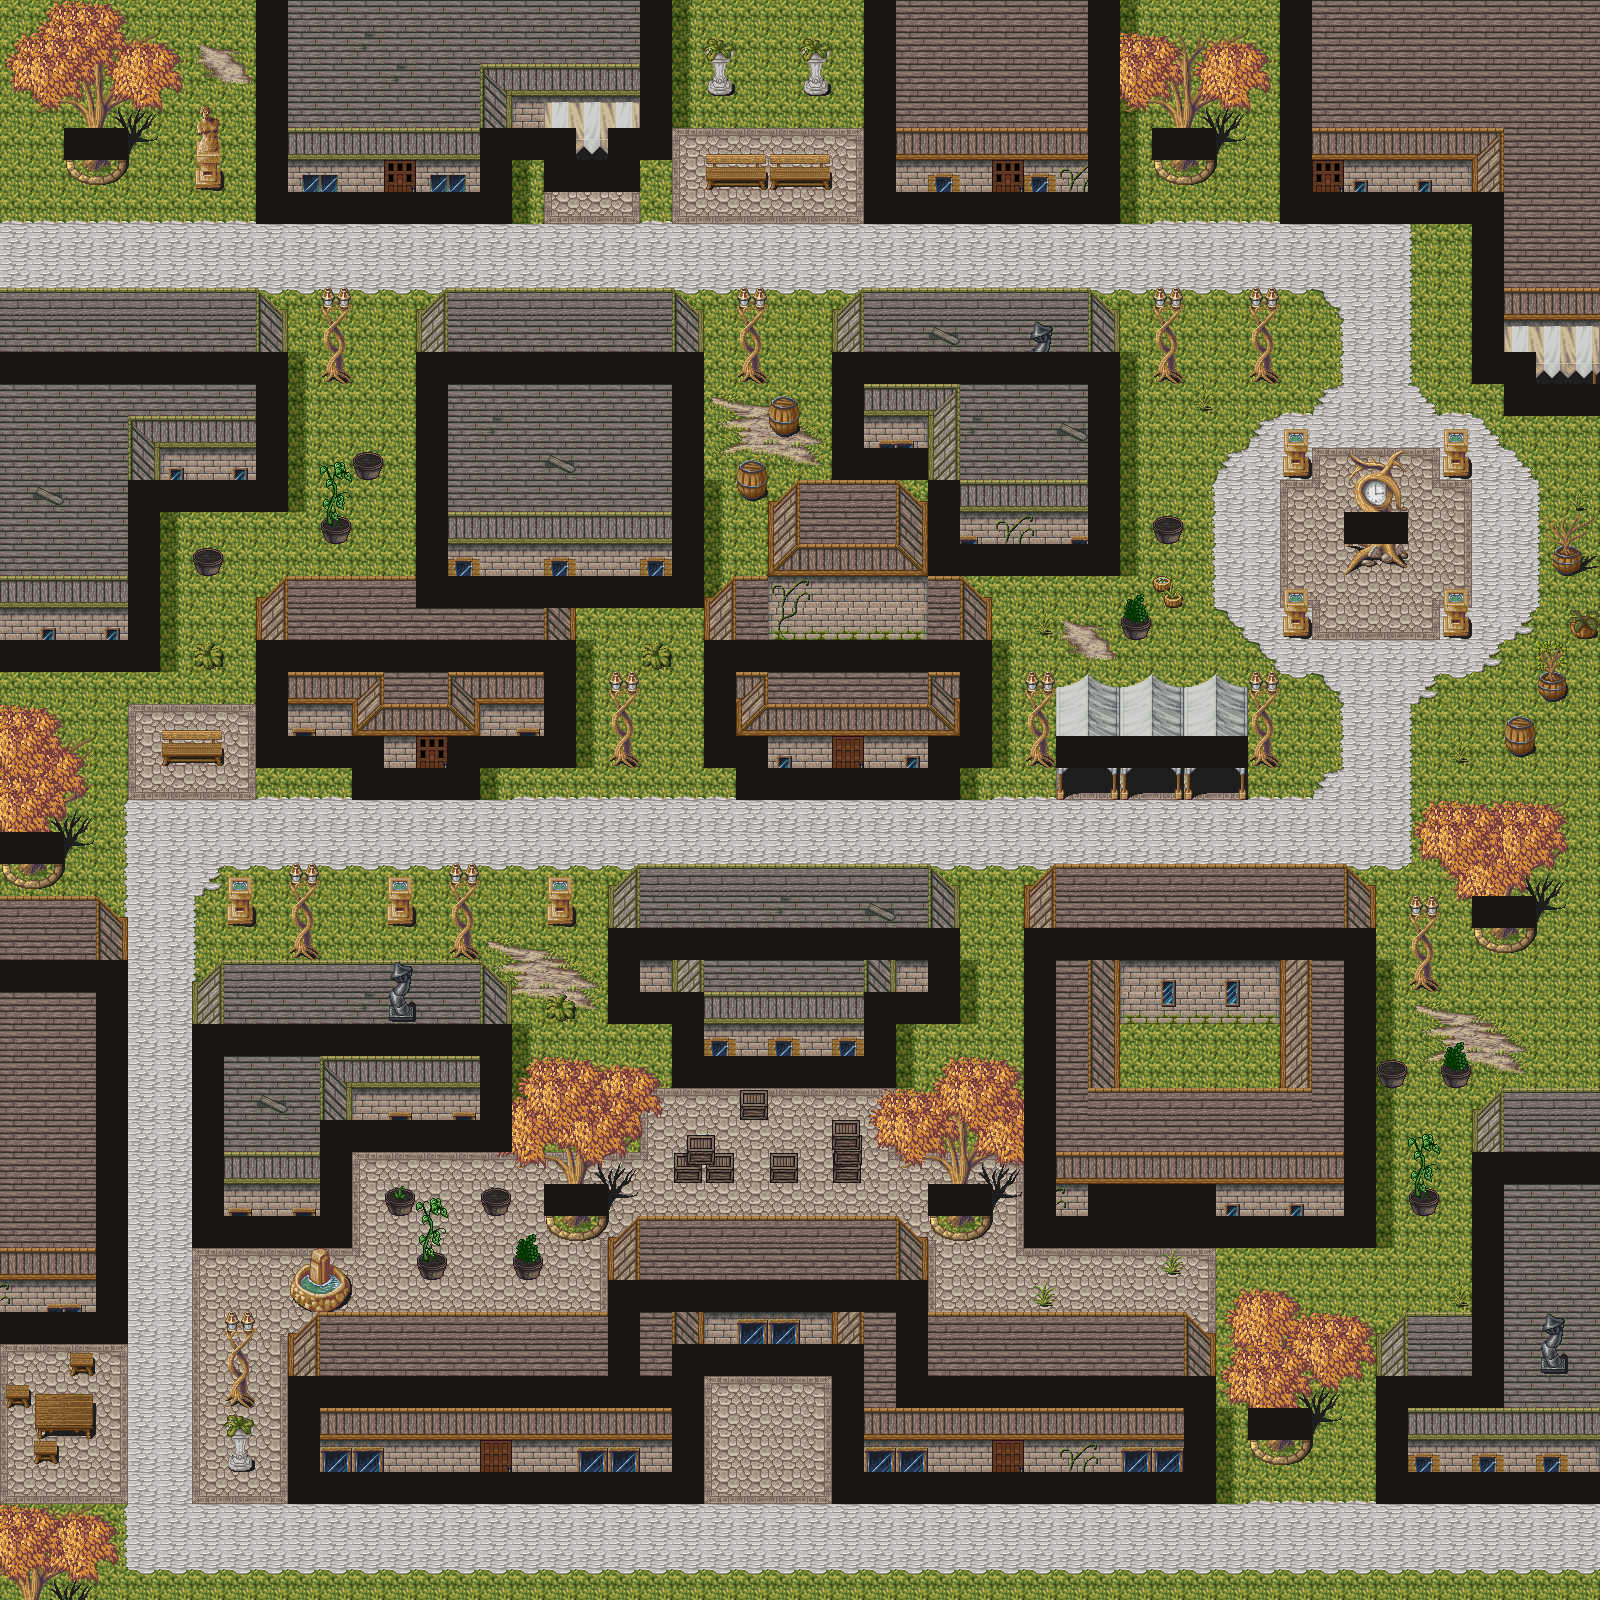

Tiled map render using the project's own tile images. Description and the map definition, with tile-layer contents summarised, below:
An orthogonal 50x50 tile map with 32x32 px tiles, 14 tile layers (1, 1, 1, 1, ...).

<map version="1.0" orientation="orthogonal" renderorder="right-down" width="50" height="50" tilewidth="32" tileheight="32">
 <tileset firstgid="1" source="tileset2.tsx" />
 <layer name="1" width="50" height="50">
  <data>[2500 cells, 2500 non-empty, 1 distinct tile ids]</data>
 </layer>
 <layer name="1" width="50" height="50">
  <data>[2500 cells, 792 non-empty, 14 distinct tile ids]</data>
 </layer>
 <layer name="1" width="50" height="50">
  <data>[2500 cells, 319 non-empty, 28 distinct tile ids]</data>
 </layer>
 <layer name="1" width="50" height="50">
  <data>[2500 cells, 320 non-empty, 6 distinct tile ids]</data>
 </layer>
 <layer name="1" width="50" height="50">
  <data>[2500 cells, 130 non-empty, 20 distinct tile ids]</data>
 </layer>
 <layer name="1" width="50" height="50">
  <data>[2500 cells, 0 non-empty, 0 distinct tile ids]</data>
 </layer>
 <layer name="object" width="50" height="50">
  <data>[2500 cells, 144 non-empty, 20 distinct tile ids]</data>
 </layer>
 <layer name="object" width="50" height="50">
  <data>[2500 cells, 182 non-empty, 77 distinct tile ids]</data>
 </layer>
 <layer name="1" width="50" height="50">
  <data>[2500 cells, 25 non-empty, 4 distinct tile ids]</data>
 </layer>
 <layer name="2" width="50" height="50">
  <data>[2500 cells, 879 non-empty, 24 distinct tile ids]</data>
 </layer>
 <layer name="2" width="50" height="50">
  <data>[2500 cells, 81 non-empty, 9 distinct tile ids]</data>
 </layer>
 <layer name="2" width="50" height="50">
  <data>[2500 cells, 66 non-empty, 9 distinct tile ids]</data>
 </layer>
 <layer name="2" width="50" height="50">
  <data>[2500 cells, 57 non-empty, 11 distinct tile ids]</data>
 </layer>
 <layer name="wall" width="50" height="50">
  <data>[2500 cells, 442 non-empty, 1 distinct tile ids]</data>
 </layer>
</map>